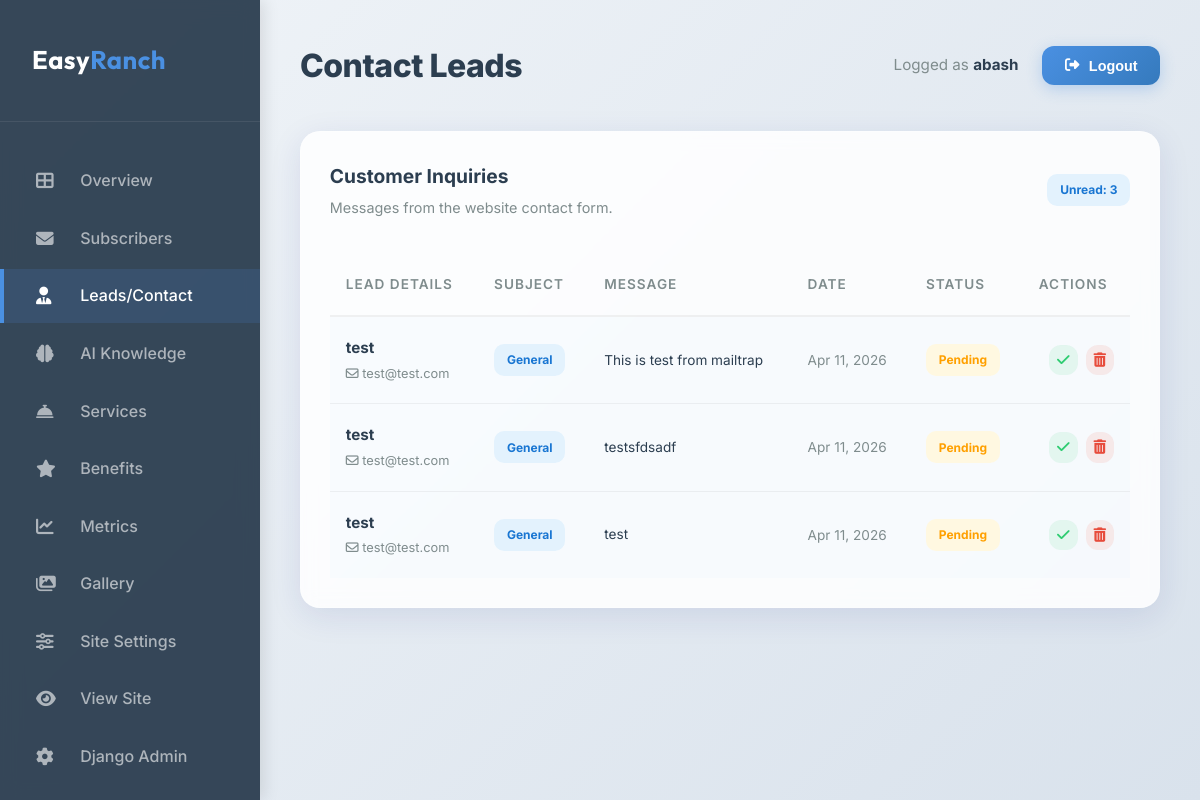
The app's page /dashboard/leads/ (signed in), older data.
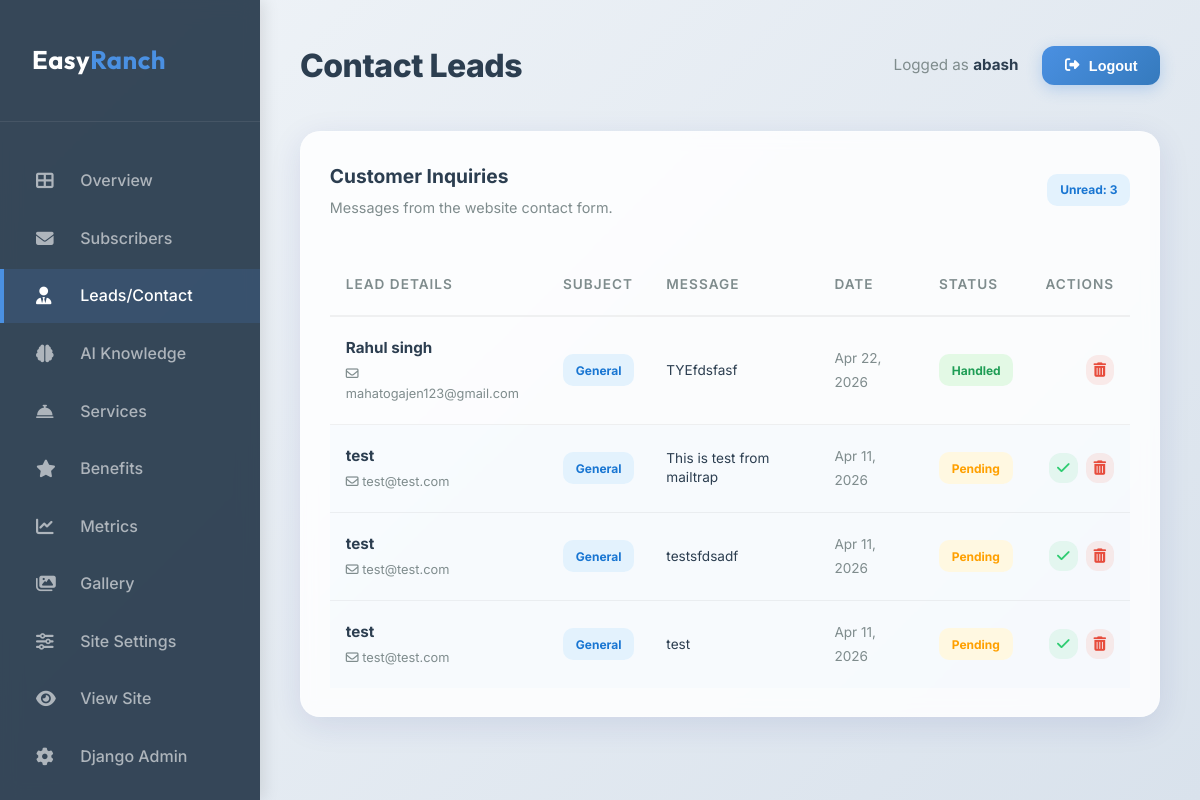
The same page, newer data.
### core/models.py (models this page shows, shortened)
class ContactSubmission(models.Model):
    STATUS_CHOICES = [
        ('PENDING', 'Pending'),
        ('REPLIED', 'Replied'),
    ]
    name = models.CharField(max_length=100)
    email = models.EmailField()
    subject = models.CharField(max_length=200, blank=True, null=True)
    message = models.TextField()
    status = models.CharField(max_length=20, choices=STATUS_CHOICES, default='PENDING')
    created_at = models.DateTimeField(auto_now_add=True)

### core/views_dashboard.py (the view)
# urls.py: path('dashboard/leads/', views_dashboard.DashboardLeadListView.as_view(), name='dashboard_leads'),
class DashboardLeadListView(StaffRequiredMixin, ListView):
    model = ContactSubmission
    template_name = 'dashboard/leads.html'
    context_object_name = 'items'
    paginate_by = 15
    ordering = ['-created_at']
    def get_context_data(self, **kwargs):
        context = super().get_context_data(**kwargs)
        context['stats'] = {
            'leads_unread': ContactSubmission.objects.filter(status='PENDING').count(),
        }
        return context

### core/views_dashboard.py (called while the page is built)
    @method_decorator(staff_member_required(login_url='admin:login'))
    def dispatch(self, *args, **kwargs):
        return super().dispatch(*args, **kwargs)

### templates/dashboard/leads.html (shortened to what this page needs)
{% extends 'dashboard/base.html' %}
{% block page_title %}Contact Leads{% endblock %}
{% block content %}
<div class="db-card">
    <div class="db-section-head">
        <div>
            <h3 class="db-section-title">Customer Inquiries</h3>
            <p class="db-section-subtitle">Messages from the website contact form.</p>
        </div>
        <div class="db-section-actions">
            <span class="badge badge-info">Unread: {{ stats.leads_unread }}</span>
        </div>
    </div>
    <div style="overflow-x: auto;">
        <table class="db-table">
            <thead>
                <tr>
                    <th>Lead Details</th>
                    <th>Subject</th>
                    <th>Message</th>
                    <th>Date</th>
                    <th>Status</th>
                    <th class="db-text-right">Actions</th>
                </tr>
            </thead>
            <tbody>
                {% for lead in items %}
                <tr {% if lead.status == 'PENDING' %}style="background: rgba(74, 144, 226, 0.02);"{% endif %}>
                    <td>
                        <div style="display: flex; flex-direction: column; gap: 0.2rem;">
                            <span style="font-weight: 700; color: var(--db-secondary);">{{ lead.name }}</span>
                            <span style="font-size: 0.8rem; color: var(--db-text-muted);"><i class="far fa-envelope"></i> {{ lead.email }}</span>
                        </div>
                    </td>
                    <td><span class="badge badge-info">{{ lead.subject|default:"General" }}</span></td>
                    <td>
                        <div style="max-width: 300px; font-size: 0.85rem; line-height: 1.4; color: var(--db-text);" title="{{ lead.message }}">
                            {{ lead.message|truncatewords:15 }}
                        </div>
                    </td>
                    <td>
                        <span style="font-size: 0.85rem; color: var(--db-text-muted);">{{ lead.created_at|date:"M d, Y" }}</span>
                    </td>
                    <td>
                        {% if lead.status == 'PENDING' %}
                        <span class="badge badge-warning">Pending</span>
                        {% elif lead.status == 'REPLIED' %}
                        <span class="badge badge-success">Handled</span>
                        {% else %}
                        <span class="badge badge-danger">{{ lead.status }}</span>
                        {% endif %}
                    </td>
                    <td class="db-text-right">
                        <div class="db-action-group">
                            {% if lead.status == 'PENDING' %}
                            <form action="{% url 'dashboard_lead_mark_replied' lead.id %}" method="post" style="display: inline;">
                                <button type="submit" class="db-btn db-btn-icon db-btn-success-soft" title="Mark as Replied">
                                    <i class="fas fa-check"></i>
                                </button>
                            </form>
                            {% endif %}
                            <form action="{% url 'dashboard_lead_delete' lead.id %}" method="post" style="display: inline;" onsubmit="return confirm('Delete this lead?');">
                                <button type="submit" class="db-btn db-btn-icon db-btn-danger-soft" title="Delete Inquiry">
                                    <i class="fas fa-trash-alt"></i>
                                </button>
                            </form>
                        </div>
                    </td>
                </tr>
                {% endfor %}
            </tbody>
        </table>
    </div>
</div>
{% endblock %}

Row changes from the older to the newer data that the page shows:
added ContactSubmission: name "Rahul singh", email "mahatogajen123@gmail.com", subject "General", message "TYEfdsfasf", created_at "Apr 22, 2026", status "Handled"
